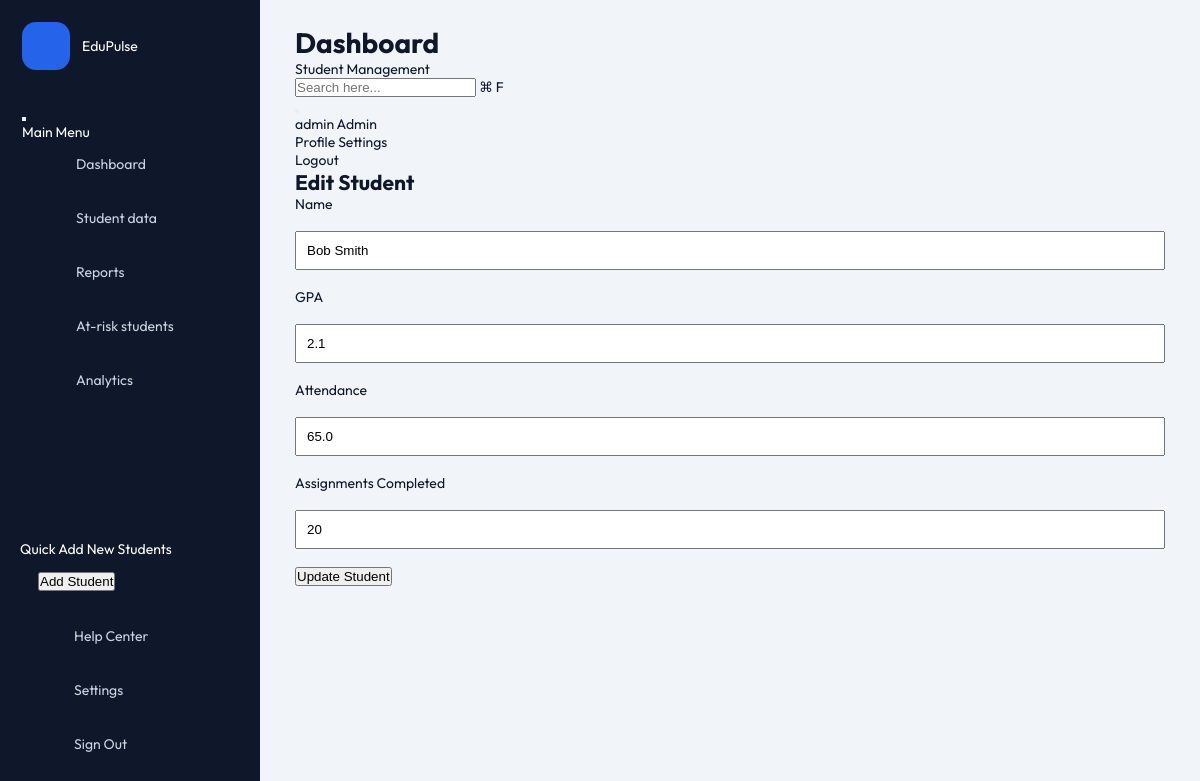
Screenshot of /edit_student/2 (signed in) with the database file from the repository.
### models.py (models this page shows)
class User(db.Model, UserMixin):
    id = db.Column(db.Integer, primary_key=True)
    username = db.Column(db.String(100), unique=True, nullable=False)
    email = db.Column(db.String(120), unique=True, nullable=True)
    password_hash = db.Column(db.String(256), nullable=False)
    role = db.Column(db.String(20), nullable=False, default='Student') # Admin, Student
    student_id = db.Column(db.Integer, db.ForeignKey('student.id'), nullable=True)
    student = db.relationship('Student', backref=db.backref('user', uselist=False))

class Student(db.Model):
    id = db.Column(db.Integer, primary_key=True)
    name = db.Column(db.String(100), nullable=False)
    gpa = db.Column(db.Float, nullable=False)
    attendance = db.Column(db.Float, nullable=False)
    assignments_completed = db.Column(db.Integer, nullable=False)
    risk_score = db.Column(db.Float, nullable=True)
    risk_label = db.Column(db.String(20), nullable=True) # e.g., Low, Medium, High

### app.py (the view, shortened to what this page needs)
@app.route("/edit_student/<int:id>", methods=["GET", "POST"])
@login_required
def edit_student(id):
    student = Student.query.get_or_404(id)
    return render_template(
        "edit_student.html",
        student=student
    )

### app.py (called while the page is built)
@login_manager.user_loader
def load_user(user_id):
    return User.query.get(int(user_id))

### templates/edit_student.html (shortened to what this page needs)
{% extends "base.html" %}
{% block content %}
<div class="dashboard-container">
    <div class="panel-header">
        <h2>Edit Student</h2>
    </div>
    <div class="main-panel">
        <form method="POST">
            <label>Name</label><br><br>
            <input type="text" name="name" value="{{ student.name }}" required style="width:100%;padding:10px;"><br><br>
            <label>GPA</label><br><br>
            <input type="number" step="0.01" name="gpa" value="{{ student.gpa }}" required
                style="width:100%;padding:10px;"><br><br>
            <label>Attendance</label><br><br>
            <input type="number" step="0.01" name="attendance" value="{{ student.attendance }}" required
                style="width:100%;padding:10px;"><br><br>
            <label>Assignments Completed</label><br><br>
            <input type="number" name="assignments_completed" value="{{ student.assignments_completed }}" required
                style="width:100%;padding:10px;"><br><br>
            <button type="submit" class="btn-outline">
                Update Student
            </button>
        </form>
    </div>
</div>
{% endblock %}

### templates/base.html (shortened to what this page needs)
<!DOCTYPE html>
<html lang="en">
<head>
    <link rel="stylesheet" href="{{ url_for('static', filename='css/style.css') }}">
</head>
<body>
    <div class="app-container">
        <aside class="sidebar" id="sidebar">
            <div class="sidebar-header">
                <div class="logo">
                    <i class="ph-fill ph-pulse"></i>
                    <span>EduPulse</span>
                </div>
                <button class="toggle-btn" id="sidebarToggle">
                </button>
            </div>
            <div class="sidebar-menu-title">Main Menu</div>
            <nav class="sidebar-nav">
                <a href="{{ url_for('dashboard') }}" class="nav-item {% block nav_dashboard %}{% endblock %}">
                    <span class="nav-label">Dashboard</span>
                </a>
                {% if current_user.role == 'Admin' %}
                <a href="{{ url_for('students') }}" class="nav-item {% block nav_students %}{% endblock %}">
                    <span class="nav-label">Student data</span>
                </a>
                {% endif %}
                <a href="{{ url_for('reports') }}" class="nav-item {% block nav_reports %}{% endblock %}">
                    <span class="nav-label">Reports</span>
                </a>
                {% if current_user.role == 'Admin' %}
                <a href="{{ url_for('high_risk') }}" class="nav-item {% block nav_at_risk %}{% endblock %}">
                    <span class="nav-label">At-risk students</span>
                </a>
                <a href="{{ url_for('analytics') }}" class="nav-item {% block nav_analytics %}{% endblock %}">
                    <span class="nav-label">Analytics</span>
                </a>
                {% endif %}
            </nav>
            <div class="sidebar-bottom">
                <div class="quick-add-card">
                    <p>Quick Add New Students</p>
                    <a href="{{ url_for('add_student') }}"><button class="btn-dark"> Add Student</button></a>
                </div>
                <nav class="sidebar-nav">
                    <a href="#" class="nav-item">
                        <span class="nav-label">Help Center</span>
                    </a>
                    <a href="{{ url_for('settings') }}" class="nav-item {% block nav_settings %}{% endblock %}">
                        <span class="nav-label">Settings</span>
                    </a>
                    <a href="{{ url_for('logout') }}" class="nav-item logout">
                        <span class="nav-label">Sign Out</span>
                    </a>
                </nav>
            </div>
        </aside>
        <main class="main-content">
            <header class="topbar">
                <div class="page-title">
                    <h1>{% block page_title %}Dashboard{% endblock %}</h1>
                    <p>{% block page_subtitle %}Student Management{% endblock %}</p>
                </div>
                <div class="search-bar">
                    <input type="text" id="globalSearchInput" placeholder="Search here...">
                    <span class="shortcut">⌘ F</span>
                </div>
                <div class="topbar-right">
                    <button class="icon-btn notification-btn">
                    </button>
                    <div class="user-profile" id="userProfileBtn">
                        <div class="user-info">
                            <span class="name">{{ current_user.username }}</span>
                            <span class="role">{{ current_user.role }}</span>
                        </div>
                        <div class="dropdown-menu" id="profileDropdown">
                            <a href="{{ url_for('profile') }}"> Profile</a>
                            <a href="{{ url_for('settings') }}"> Settings</a>
                            <a href="{{ url_for('logout') }}" class="text-danger"> Logout</a>
                        </div>
                    </div>
                </div>
            </header>
            <div class="dashboard-content" id="dashboardContent">
                {% block content %}{% endblock %}
            </div>
        </main>
    </div>
</body>
</html>

### static/css/style.css (style rules this page uses)
* { margin:0; padding:0; box-sizing:border-box; }
:root { --primary:#2563EB; --primary-dark:#1D4ED8; --success:#10B981; --warning:#F59E0B; --danger:#EF4444; --sidebar:#0F172A; --bg:#F1F5F9; --card:#FFFFFF; --text:#0F172A; --muted:#64748B; --border:#E2E8F0; --radius:18px; --shadow:0 8px 30px rgba(15,23,42,.08); }
body { font-family:'Outfit',sans-serif; background:var(--bg); color:var(--text); font-size:15px; overflow-x:hidden; }
a { text-decoration:none; color:inherit; }
.app-container { display:flex; min-height:100vh; }
.sidebar { position:fixed; left:0; top:0; width:260px; height:100vh; background:var(--sidebar); padding:22px; color:white; z-index:100; }
.logo { display:flex; align-items:center; gap:12px; margin-bottom:35px; }
.logo i { width:48px; height:48px; background:var(--primary); border-radius:14px; display:flex; justify-content:center; align-items:center; color:white; font-size:22px; }
.sidebar a { display:flex; align-items:center; gap:14px; padding:14px 18px; border-radius:12px; color:#CBD5E1; margin-bottom:8px; transition:.30s; }
.sidebar-bottom { position:absolute; left:20px; right:20px; bottom:25px; }
.main-content { margin-left:260px; width:calc(100% - 260px); padding:30px; }
body { font-size:14px; }
.main-content { padding:25px 35px; }

### rows the page displays
User: username "admin", role "Admin"
Student: name "Bob Smith", gpa "2.1", attendance "65.0", assignments_completed "20"
